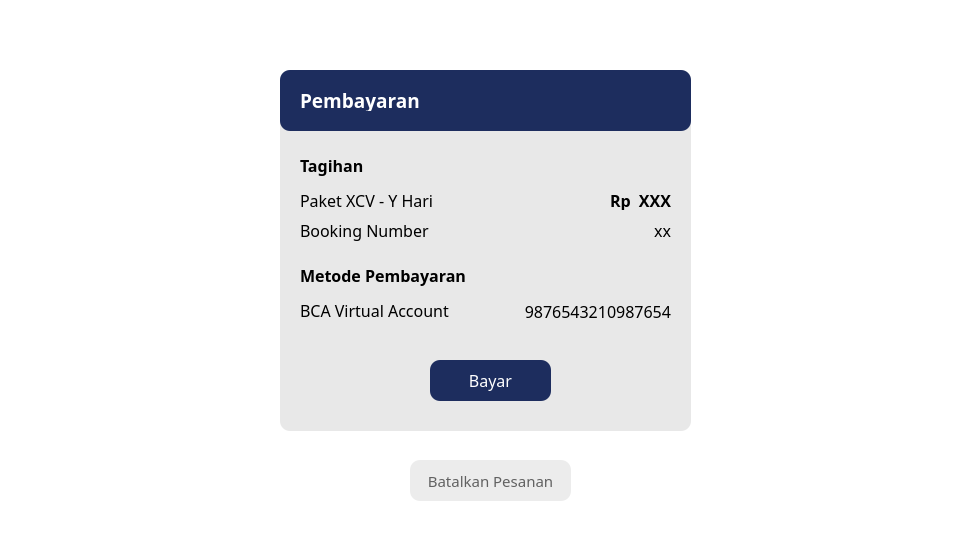
<?xml version="1.0" encoding="UTF-8"?>
<ui version="4.0">
 <class>Dialog</class>
 <widget class="QDialog" name="Dialog">
  <property name="geometry">
   <rect>
    <x>0</x>
    <y>0</y>
    <width>960</width>
    <height>558</height>
   </rect>
  </property>
  <property name="windowTitle">
   <string>Dialog</string>
  </property>
  <property name="styleSheet">
   <string notr="true">background-color: rgb(255, 255, 255);</string>
  </property>
  <widget class="QFrame" name="tagihan">
   <property name="geometry">
    <rect>
     <x>280</x>
     <y>70</y>
     <width>411</width>
     <height>361</height>
    </rect>
   </property>
   <property name="styleSheet">
    <string notr="true">border-radius: 10px;
background-color: rgb(232, 232, 232);</string>
   </property>
   <widget class="QLabel" name="harga">
    <property name="geometry">
     <rect>
      <x>260</x>
      <y>120</y>
      <width>131</width>
      <height>20</height>
     </rect>
    </property>
    <property name="font">
     <font>
      <family>Mulish</family>
      <pointsize>12</pointsize>
      <weight>75</weight>
      <bold>true</bold>
     </font>
    </property>
    <property name="text">
     <string>Rp  XXX</string>
    </property>
    <property name="alignment">
     <set>Qt::AlignRight|Qt::AlignTrailing|Qt::AlignVCenter</set>
    </property>
   </widget>
   <widget class="QLabel" name="tagihantitle">
    <property name="geometry">
     <rect>
      <x>20</x>
      <y>80</y>
      <width>91</width>
      <height>31</height>
     </rect>
    </property>
    <property name="font">
     <font>
      <family>Mulish</family>
      <pointsize>12</pointsize>
      <weight>75</weight>
      <bold>true</bold>
     </font>
    </property>
    <property name="text">
     <string>Tagihan</string>
    </property>
   </widget>
   <widget class="QLabel" name="rincian">
    <property name="geometry">
     <rect>
      <x>20</x>
      <y>120</y>
      <width>181</width>
      <height>20</height>
     </rect>
    </property>
    <property name="font">
     <font>
      <family>Mulish</family>
      <pointsize>12</pointsize>
      <weight>50</weight>
      <bold>false</bold>
     </font>
    </property>
    <property name="text">
     <string>Paket XCV - Y Hari</string>
    </property>
   </widget>
   <widget class="QLabel" name="bank">
    <property name="geometry">
     <rect>
      <x>20</x>
      <y>230</y>
      <width>181</width>
      <height>20</height>
     </rect>
    </property>
    <property name="font">
     <font>
      <family>Mulish</family>
      <pointsize>12</pointsize>
      <weight>50</weight>
      <bold>false</bold>
     </font>
    </property>
    <property name="text">
     <string>BCA Virtual Account</string>
    </property>
   </widget>
   <widget class="QLabel" name="rekening">
    <property name="geometry">
     <rect>
      <x>210</x>
      <y>230</y>
      <width>181</width>
      <height>20</height>
     </rect>
    </property>
    <property name="font">
     <font>
      <family>Mulish</family>
      <pointsize>12</pointsize>
      <weight>50</weight>
      <bold>false</bold>
     </font>
    </property>
    <property name="text">
     <string>&lt;html&gt;&lt;head/&gt;&lt;body&gt;&lt;p align=&quot;right&quot;&gt;9876543210987654&lt;/p&gt;&lt;/body&gt;&lt;/html&gt;</string>
    </property>
   </widget>
   <widget class="QLabel" name="label">
    <property name="geometry">
     <rect>
      <x>20</x>
      <y>150</y>
      <width>141</width>
      <height>21</height>
     </rect>
    </property>
    <property name="font">
     <font>
      <family>Mulish</family>
      <pointsize>12</pointsize>
     </font>
    </property>
    <property name="text">
     <string>Booking Number</string>
    </property>
   </widget>
   <widget class="QLabel" name="bookingNumber">
    <property name="geometry">
     <rect>
      <x>250</x>
      <y>150</y>
      <width>141</width>
      <height>21</height>
     </rect>
    </property>
    <property name="font">
     <font>
      <family>Mulish</family>
      <pointsize>12</pointsize>
     </font>
    </property>
    <property name="text">
     <string>xx</string>
    </property>
    <property name="alignment">
     <set>Qt::AlignRight|Qt::AlignTrailing|Qt::AlignVCenter</set>
    </property>
   </widget>
   <widget class="QPushButton" name="bayar">
    <property name="geometry">
     <rect>
      <x>150</x>
      <y>290</y>
      <width>121</width>
      <height>41</height>
     </rect>
    </property>
    <property name="font">
     <font>
      <family>Mulish ExtraBold</family>
      <pointsize>12</pointsize>
      <weight>10</weight>
      <italic>false</italic>
      <bold>false</bold>
     </font>
    </property>
    <property name="cursor">
     <cursorShape>PointingHandCursor</cursorShape>
    </property>
    <property name="styleSheet">
     <string notr="true">font: 81 12pt &quot;Mulish ExtraBold&quot;;
color: white;
background-color: rgb(29, 45, 94);
border-radius: 10px</string>
    </property>
    <property name="text">
     <string>Bayar</string>
    </property>
   </widget>
   <widget class="QGroupBox" name="labelbayar">
    <property name="geometry">
     <rect>
      <x>0</x>
      <y>0</y>
      <width>411</width>
      <height>61</height>
     </rect>
    </property>
    <property name="styleSheet">
     <string notr="true">background-color: rgb(29, 45, 94); border-radius: 10px</string>
    </property>
    <property name="title">
     <string/>
    </property>
    <widget class="QLabel" name="titlePembayaran">
     <property name="geometry">
      <rect>
       <x>20</x>
       <y>20</y>
       <width>121</width>
       <height>21</height>
      </rect>
     </property>
     <property name="font">
      <font>
       <family>Mulish</family>
       <pointsize>14</pointsize>
       <weight>75</weight>
       <bold>true</bold>
      </font>
     </property>
     <property name="styleSheet">
      <string notr="true">color: white</string>
     </property>
     <property name="text">
      <string>Pembayaran</string>
     </property>
    </widget>
   </widget>
   <widget class="QLabel" name="tagihantitle_2">
    <property name="geometry">
     <rect>
      <x>20</x>
      <y>190</y>
      <width>191</width>
      <height>31</height>
     </rect>
    </property>
    <property name="font">
     <font>
      <family>Mulish</family>
      <pointsize>12</pointsize>
      <weight>75</weight>
      <bold>true</bold>
     </font>
    </property>
    <property name="text">
     <string>Metode Pembayaran</string>
    </property>
   </widget>
  </widget>
  <widget class="QPushButton" name="cancel">
   <property name="geometry">
    <rect>
     <x>410</x>
     <y>460</y>
     <width>161</width>
     <height>41</height>
    </rect>
   </property>
   <property name="font">
    <font>
     <family>Mulish ExtraBold</family>
     <pointsize>11</pointsize>
     <weight>10</weight>
     <italic>false</italic>
     <bold>false</bold>
    </font>
   </property>
   <property name="cursor">
    <cursorShape>PointingHandCursor</cursorShape>
   </property>
   <property name="styleSheet">
    <string notr="true">font: 81 11pt &quot;Mulish ExtraBold&quot;;
color: rgb(97, 97, 97);
background-color: rgb(236, 236, 236);
border-radius: 10px</string>
   </property>
   <property name="text">
    <string>Batalkan Pesanan</string>
   </property>
  </widget>
 </widget>
 <resources/>
 <connections/>
</ui>
